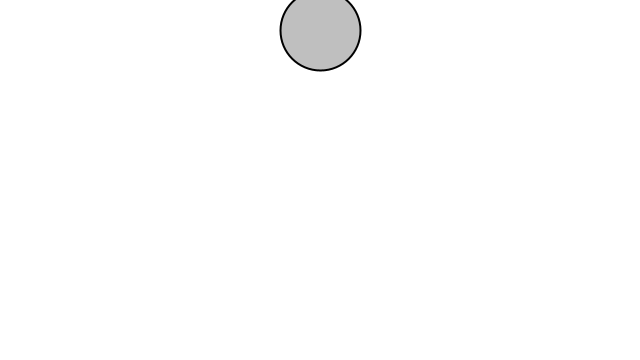
Frame 1 (no input)
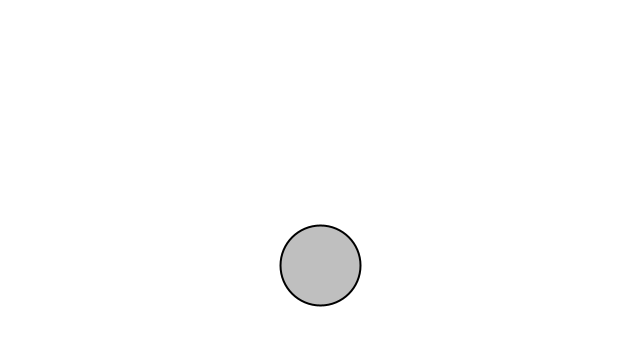
Frame 60 (the mouse pressed at the canvas centre just before this capture)
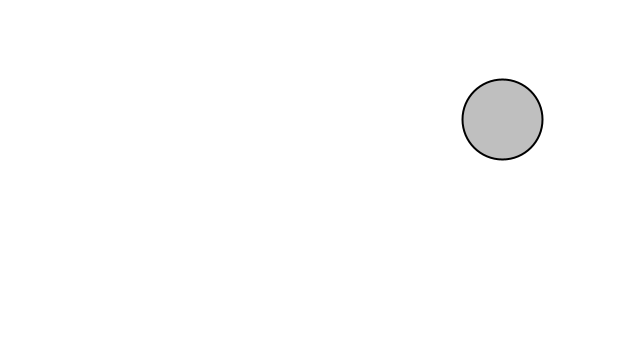
Frame 120 (the mouse held since frame 60 and released just before this capture)

The Processing sketch that drew these frames (run headless with seeded random() and noise(); from frame 60 on, the mouse is pressed at the canvas centre):

// Processing sketch: Example_2_4_Including_Friction
// ── Example_2_4_Including_Friction.pde
// The Nature of Code
// Daniel Shiffman
// http://natureofcode.com

Mover mover;

void setup() {
  size(640, 360);
  mover = new Mover(width / 2, 30, 5);
}

void draw() {
  background(255);

  PVector gravity = new PVector(0, 1);
  //{!1} I should scale by mass to be more accurate, but this example only has one circle
  mover.applyForce(gravity);

  if (mousePressed) {
    PVector wind = new PVector(0.5, 0);
    mover.applyForce(wind);
  }

  if (mover.contactEdge()) {
    //{!5 .bold}
    float c = 0.1;
    PVector friction = mover.velocity.copy();
    friction.mult(-1);
    friction.setMag(c);

    //{!1 .bold} Apply the friction force vector to the object.
    mover.applyForce(friction);
  }

  mover.bounceEdges();
  mover.update();
  mover.show();
}

// ── Mover.pde
// The Nature of Code
// Daniel Shiffman
// http://natureofcode.com

class Mover {
  float mass,radius;
  PVector position,velocity,acceleration;
  
  Mover(float x, float y, float m) {
    this.mass = m;
    this.radius = m * 8;
    this.position = new PVector(x, y);
    this.velocity = new PVector(0, 0);
    this.acceleration = new PVector(0, 0);
  }

  void applyForce(PVector force) {
    PVector f = PVector.div(force, this.mass);
    this.acceleration.add(f);
  }

  void update() {
    this.velocity.add(this.acceleration);
    this.position.add(this.velocity);
    this.acceleration.mult(0);
  }

  void show() {
    stroke(0);
    strokeWeight(2);
    fill(127, 127);
    circle(this.position.x, this.position.y, this.radius * 2);
  }

  boolean contactEdge() {
    // The mover is touching the edge when it's within one pixel
    return (this.position.y > height - this.radius - 1);
  }

  void bounceEdges() {
    // A new variable to simulate an inelastic collision
    // 10% of the velocity's x or y component is lost
    float bounce = -0.9;
    if (this.position.x > width - this.radius) {
      this.position.x = width - this.radius;
      this.velocity.x *= bounce;
    } else if (this.position.x < this.radius) {
      this.position.x = this.radius;
      this.velocity.x *= bounce;
    }
    if (this.position.y > height - this.radius) {
      this.position.y = height - this.radius;
      this.velocity.y *= bounce;
    }
  }

}
